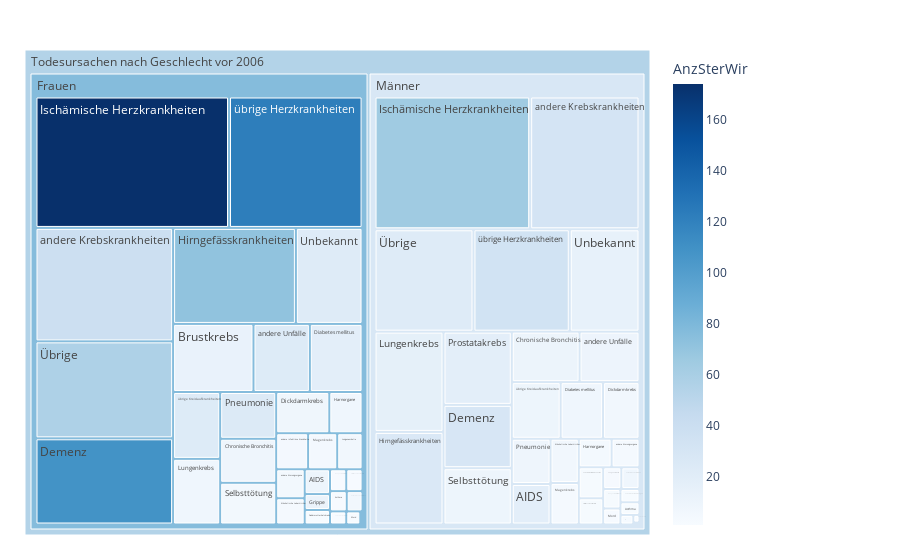

Here is the notebook cell this chart was saved with:
### Code cell
df = mySelYearsVor2006
fig = px.treemap(df, path=[px.Constant("Todesursachen nach Geschlecht vor 2006"), 'Geschlecht', 'Todesursache'], values='AnzSterWir',
                color='AnzSterWir', hover_data=['Todesursache'],
                color_continuous_scale='blues')
                #color_continuous_midpoint=np.average(df['AnzBestWir'], weights=df['AnzBestWir']))
fig.update_traces(root_color="lightgrey")
fig.update_layout(margin = dict(t=50, l=25, r=250, b=25))
fig.show()

### Figure 1 — Plotly figure (JSON) as saved in the notebook; plotly's stock layout.template omitted (floating-point values rounded to 4 significant figures; data arrays with more than 128 entries replaced by an {"elided": "..."} marker saying what was removed)
{"data": [{"branchvalues": "total", "customdata": {"elided": "67x2 mixed values"}, "domain": {"x": [0, 1], "y": [0, 1]}, "hovertemplate": "labels=%{label}<br>AnzSterWir_sum=%{value}<br>parent=%{parent}<br>id=%{id}<br>Todesursache=%{customdata[0]}<br>AnzSterWir=%{color}<extra></extra>", "ids": ["Todesursachen nach Geschlecht vor 2006/Frauen/AIDS", "Todesursachen nach Geschlecht vor 2006/Männer/AIDS", "Todesursachen nach Geschlecht vor 2006/Frauen/Alkoholische Leberzirrhose", "Todesursachen nach Geschlecht vor 2006/Männer/Alkoholische Leberzirrhose", "Todesursachen nach Geschlecht vor 2006/Frauen/Asthma", "Todesursachen nach Geschlecht vor 2006/Männer/Asthma", "Todesursachen nach Geschlecht vor 2006/Frauen/Brustkrebs", "Todesursachen nach Geschlecht vor 2006/Männer/Brustkrebs", "Todesursachen nach Geschlecht vor 2006/Frauen/Chronische Bronchitis", "Todesursachen nach Geschlecht vor 2006/Männer/Chronische Bronchitis", "Todesursachen nach Geschlecht vor 2006/Frauen/Demenz", "Todesursachen nach Geschlecht vor 2006/Männer/Demenz", "Todesursachen nach Geschlecht vor 2006/Frauen/Diabetes mellitus", "Todesursachen nach Geschlecht vor 2006/Männer/Diabetes mellitus", "Todesursachen nach Geschlecht vor 2006/Frauen/Dickdarmkrebs", "Todesursachen nach Geschlecht vor 2006/Männer/Dickdarmkrebs", "Todesursachen nach Geschlecht vor 2006/Frauen/Gebärmutterhalskrebs", "Todesursachen nach Geschlecht vor 2006/Frauen/Grippe", "Todesursachen nach Geschlecht vor 2006/Männer/Grippe", "Todesursachen nach Geschlecht vor 2006/Frauen/Harnorgane", "Todesursachen nach Geschlecht vor 2006/Männer/Harnorgane", "Todesursachen nach Geschlecht vor 2006/Frauen/Hirngefässkrankheiten", "Todesursachen nach Geschlecht vor 2006/Männer/Hirngefässkrankheiten", "Todesursachen nach Geschlecht vor 2006/Frauen/Ischämische Herzkrankheiten", "Todesursachen nach Geschlecht vor 2006/Männer/Ischämische Herzkrankheiten", "Todesursachen nach Geschlecht vor 2006/Frauen/Kongenitale Missbildungen", "Todesursachen nach Geschlecht vor 2006/Männer/Kongenitale Missbildungen", "Todesursachen nach Geschlecht vor 2006/Frauen/Lungenembolie", "Todesursachen nach Geschlecht vor 2006/Männer/Lungenembolie", "Todesursachen nach Geschlecht vor 2006/Frauen/Lungenkrebs", "Todesursachen nach Geschlecht vor 2006/Männer/Lungenkrebs", "Todesursachen nach Geschlecht vor 2006/Frauen/Magenkrebs", "Todesursachen nach Geschlecht vor 2006/Männer/Magenkrebs", "Todesursachen nach Geschlecht vor 2006/Frauen/Mord", "Todesursachen nach Geschlecht vor 2006/Männer/Mord", "Todesursachen nach Geschlecht vor 2006/Frauen/Perinatale Todesursachen", "Todesursachen nach Geschlecht vor 2006/Männer/Perinatale Todesursachen", "Todesursachen nach Geschlecht vor 2006/Frauen/Pneumonie", "Todesursachen nach Geschlecht vor 2006/Männer/Pneumonie", "Todesursachen nach Geschlecht vor 2006/Männer/Prostatakrebs", "Todesursachen nach Geschlecht vor 2006/Frauen/Selbsttötung", "Todesursachen nach Geschlecht vor 2006/Männer/Selbsttötung", "Todesursachen nach Geschlecht vor 2006/Frauen/Strassenverkehrsunfälle", "Todesursachen nach Geschlecht vor 2006/Männer/Strassenverkehrsunfälle", "Todesursachen nach Geschlecht vor 2006/Frauen/Tuberkulose", "Todesursachen nach Geschlecht vor 2006/Männer/Tuberkulose", "Todesursachen nach Geschlecht vor 2006/Frauen/Unbekannt", "Todesursachen nach Geschlecht vor 2006/Männer/Unbekannt", "Todesursachen nach Geschlecht vor 2006/Frauen/andere Atmungsorgane", "Todesursachen nach Geschlecht vor 2006/Männer/andere Atmungsorgane", "Todesursachen nach Geschlecht vor 2006/Frauen/andere Gewalteinwirkungen", "Todesursachen nach Geschlecht vor 2006/Männer/andere Gewalteinwirkungen", "Todesursachen nach Geschlecht vor 2006/Frauen/andere Krebskrankheiten", "Todesursachen nach Geschlecht vor 2006/Männer/andere Krebskrankheiten", "Todesursachen nach Geschlecht vor 2006/Frauen/andere Unfälle", "Todesursachen nach Geschlecht vor 2006/Männer/andere Unfälle", "Todesursachen nach Geschlecht vor 2006/Frauen/andere infektiöse Krankheiten", "Todesursachen nach Geschlecht vor 2006/Männer/andere infektiöse Krankheiten", "Todesursachen nach Geschlecht vor 2006/Frauen/Übrige", "Todesursachen nach Geschlecht vor 2006/Männer/Übrige", "Todesursachen nach Geschlecht vor 2006/Frauen/übrige Herzkrankheiten", "Todesursachen nach Geschlecht vor 2006/Männer/übrige Herzkrankheiten", "Todesursachen nach Geschlecht vor 2006/Frauen/übrige Kreislaufkrankheiten", "Todesursachen nach Geschlecht vor 2006/Männer/übrige Kreislaufkrankheiten", "Todesursachen nach Geschlecht vor 2006/Frauen", "Todesursachen nach Geschlecht vor 2006/Männer", "Todesursachen nach Geschlecht vor 2006"], "labels": ["AIDS", "AIDS", "Alkoholische Leberzirrhose", "Alkoholische Leberzirrhose", "Asthma", "Asthma", "Brustkrebs", "Brustkrebs", "Chronische Bronchitis", "Chronische Bronchitis", "Demenz", "Demenz", "Diabetes mellitus", "Diabetes mellitus", "Dickdarmkrebs", "Dickdarmkrebs", "Gebärmutterhalskrebs", "Grippe", "Grippe", "Harnorgane", "Harnorgane", "Hirngefässkrankheiten", "Hirngefässkrankheiten", "Ischämische Herzkrankheiten", "Ischämische Herzkrankheiten", "Kongenitale Missbildungen", "Kongenitale Missbildungen", "Lungenembolie", "Lungenembolie", "Lungenkrebs", "Lungenkrebs", "Magenkrebs", "Magenkrebs", "Mord", "Mord", "Perinatale Todesursachen", "Perinatale Todesursachen", "Pneumonie", "Pneumonie", "Prostatakrebs", "Selbsttötung", "Selbsttötung", "Strassenverkehrsunfälle", "Strassenverkehrsunfälle", "Tuberkulose", "Tuberkulose", "Unbekannt", "Unbekannt", "andere Atmungsorgane", "andere Atmungsorgane", "andere Gewalteinwirkungen", "andere Gewalteinwirkungen", "andere Krebskrankheiten", "andere Krebskrankheiten", "andere Unfälle", "andere Unfälle", "andere infektiöse Krankheiten", "andere infektiöse Krankheiten", "Übrige", "Übrige", "übrige Herzkrankheiten", "übrige Herzkrankheiten", "übrige Kreislaufkrankheiten", "übrige Kreislaufkrankheiten", "Frauen", "Männer", "Todesursachen nach Geschlecht vor 2006"], "marker": {"coloraxis": "coloraxis", "colors": [9.245, 18.53, 3.254, 6.019, 2.018, 1.439, 12.89, 1, 8.904, 10.57, 108.8, 29.23, 18.55, 7.611, 7.921, 6.504, 1.548, 11.79, 2.333, 7.675, 4.208, 71.3, 26.71, 174.2, 64.86, 1.9, 2.404, 5.844, 3.09, 7.676, 16.38, 4.435, 3.513, 1.581, 1.766, 6.222, 7.746, 24.1, 9.121, 17.98, 5.431, 9.774, 2, 2.578, 1.4, 1.25, 22.48, 15.06, 5.561, 3.504, 1.389, 1.465, 38.65, 31.59, 23.32, 9.93, 4.845, 2.519, 57.3, 23.01, 122.7, 33.97, 23.25, 9.408, 76.54, 28.3, 54.86]}, "name": "", "parents": ["Todesursachen nach Geschlecht vor 2006/Frauen", "Todesursachen nach Geschlecht vor 2006/Männer", "Todesursachen nach Geschlecht vor 2006/Frauen", "Todesursachen nach Geschlecht vor 2006/Männer", "Todesursachen nach Geschlecht vor 2006/Frauen", "Todesursachen nach Geschlecht vor 2006/Männer", "Todesursachen nach Geschlecht vor 2006/Frauen", "Todesursachen nach Geschlecht vor 2006/Männer", "Todesursachen nach Geschlecht vor 2006/Frauen", "Todesursachen nach Geschlecht vor 2006/Männer", "Todesursachen nach Geschlecht vor 2006/Frauen", "Todesursachen nach Geschlecht vor 2006/Männer", "Todesursachen nach Geschlecht vor 2006/Frauen", "Todesursachen nach Geschlecht vor 2006/Männer", "Todesursachen nach Geschlecht vor 2006/Frauen", "Todesursachen nach Geschlecht vor 2006/Männer", "Todesursachen nach Geschlecht vor 2006/Frauen", "Todesursachen nach Geschlecht vor 2006/Frauen", "Todesursachen nach Geschlecht vor 2006/Männer", "Todesursachen nach Geschlecht vor 2006/Frauen", "Todesursachen nach Geschlecht vor 2006/Männer", "Todesursachen nach Geschlecht vor 2006/Frauen", "Todesursachen nach Geschlecht vor 2006/Männer", "Todesursachen nach Geschlecht vor 2006/Frauen", "Todesursachen nach Geschlecht vor 2006/Männer", "Todesursachen nach Geschlecht vor 2006/Frauen", "Todesursachen nach Geschlecht vor 2006/Männer", "Todesursachen nach Geschlecht vor 2006/Frauen", "Todesursachen nach Geschlecht vor 2006/Männer", "Todesursachen nach Geschlecht vor 2006/Frauen", "Todesursachen nach Geschlecht vor 2006/Männer", "Todesursachen nach Geschlecht vor 2006/Frauen", "Todesursachen nach Geschlecht vor 2006/Männer", "Todesursachen nach Geschlecht vor 2006/Frauen", "Todesursachen nach Geschlecht vor 2006/Männer", "Todesursachen nach Geschlecht vor 2006/Frauen", "Todesursachen nach Geschlecht vor 2006/Männer", "Todesursachen nach Geschlecht vor 2006/Frauen", "Todesursachen nach Geschlecht vor 2006/Männer", "Todesursachen nach Geschlecht vor 2006/Männer", "Todesursachen nach Geschlecht vor 2006/Frauen", "Todesursachen nach Geschlecht vor 2006/Männer", "Todesursachen nach Geschlecht vor 2006/Frauen", "Todesursachen nach Geschlecht vor 2006/Männer", "Todesursachen nach Geschlecht vor 2006/Frauen", "Todesursachen nach Geschlecht vor 2006/Männer", "Todesursachen nach Geschlecht vor 2006/Frauen", "Todesursachen nach Geschlecht vor 2006/Männer", "Todesursachen nach Geschlecht vor 2006/Frauen", "Todesursachen nach Geschlecht vor 2006/Männer", "Todesursachen nach Geschlecht vor 2006/Frauen", "Todesursachen nach Geschlecht vor 2006/Männer", "Todesursachen nach Geschlecht vor 2006/Frauen", "Todesursachen nach Geschlecht vor 2006/Männer", "Todesursachen nach Geschlecht vor 2006/Frauen", "Todesursachen nach Geschlecht vor 2006/Männer", "Todesursachen nach Geschlecht vor 2006/Frauen", "Todesursachen nach Geschlecht vor 2006/Männer", "Todesursachen nach Geschlecht vor 2006/Frauen", "Todesursachen nach Geschlecht vor 2006/Männer", "Todesursachen nach Geschlecht vor 2006/Frauen", "Todesursachen nach Geschlecht vor 2006/Männer", "Todesursachen nach Geschlecht vor 2006/Frauen", "Todesursachen nach Geschlecht vor 2006/Männer", "Todesursachen nach Geschlecht vor 2006", "Todesursachen nach Geschlecht vor 2006", ""], "root": {"color": "lightgrey"}, "type": "treemap", "values": [106, 267, 126, 212, 57, 41, 923, 2, 416, 581, 2000, 735, 605, 409, 369, 351, 62, 68, 21, 231, 159, 1988, 1085, 4289, 3513, 60, 57, 154, 67, 521, 1175, 177, 199, 31, 47, 54, 67, 442, 298, 850, 394, 654, 60, 109, 5, 8, 1079, 1214, 139, 135, 36, 43, 2632, 2468, 647, 514, 194, 129, 2249, 1722, 2960, 1677, 531, 471, 23605, 19280, 42885]}], "layout": {"autosize": true, "coloraxis": {"colorbar": {"title": {"text": "AnzSterWir"}}, "colorscale": [[0, "rgb(247,251,255)"], [0.125, "rgb(222,235,247)"], [0.25, "rgb(198,219,239)"], [0.375, "rgb(158,202,225)"], [0.5, "rgb(107,174,214)"], [0.625, "rgb(66,146,198)"], [0.75, "rgb(33,113,181)"], [0.875, "rgb(8,81,156)"], [1, "rgb(8,48,107)"]]}, "legend": {"tracegroupgap": 0}, "margin": {"b": 25, "l": 25, "r": 250, "t": 50}}}
